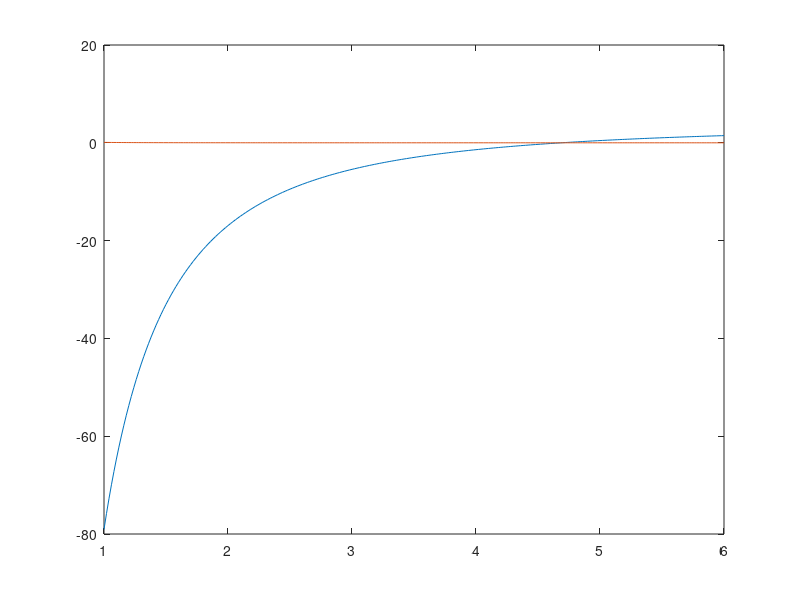

Recreate this plot in MATLAB.
clear all
close all
clc

epsinf = 3.77;
gamma = 0.05/50;
wp = 9.1;

omega = linspace(1,6,251);

epsilon = epsinf - (wp^2)./(omega.^2 + 1i.*gamma.*omega);
epsr = real(epsilon);
epsi = imag(epsilon);
epsmag = sqrt(epsr.^2 + epsi.^2);

n = sqrt((epsmag + epsr)/2);
k = sqrt((epsmag - epsr)/2);

plot(omega,epsr,omega,epsi)

thing_to_save = [omega',n',k'];
save('silver_smallgamma.dat','thing_to_save','-ascii')
